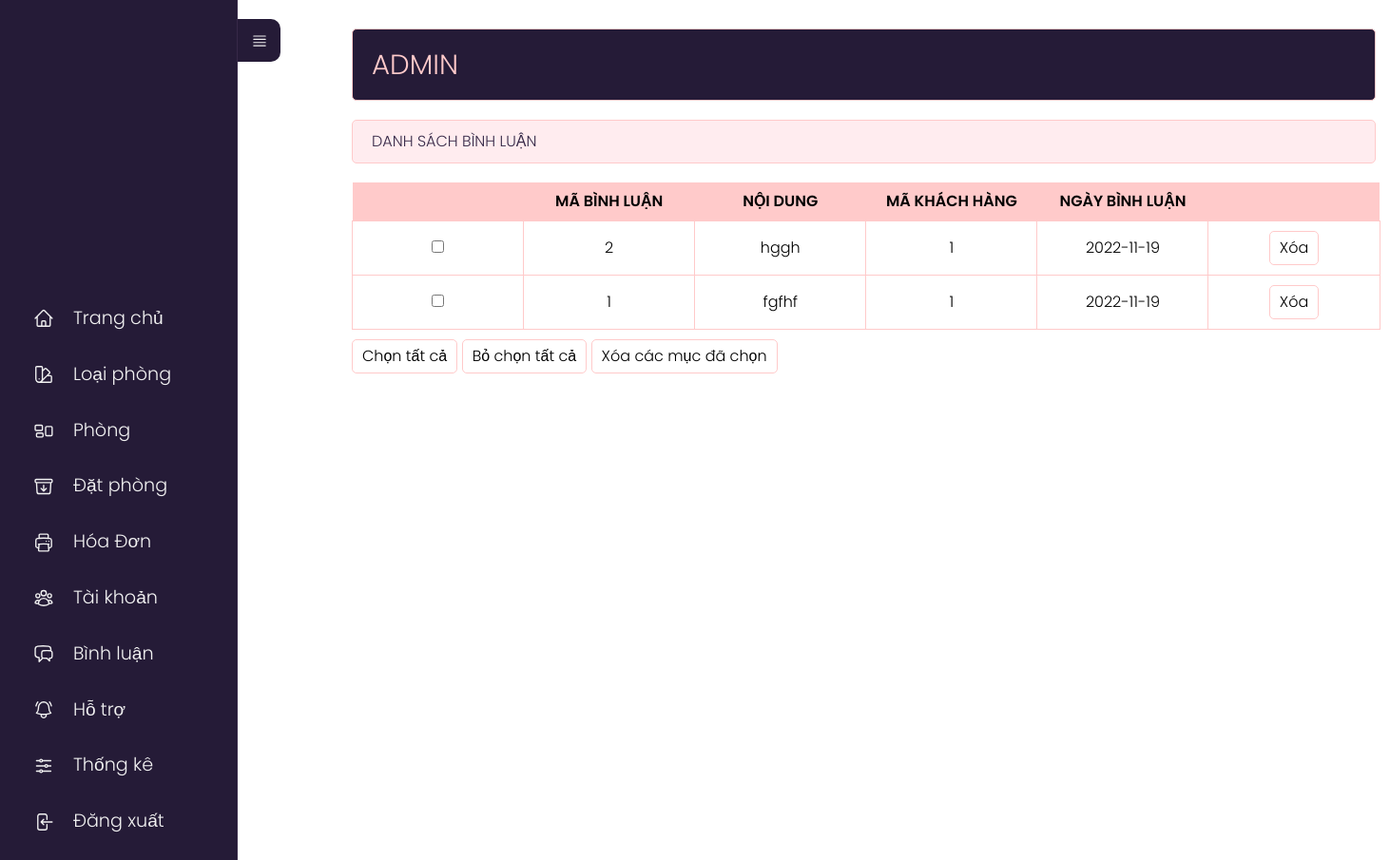
Before: /admin/index.php?act=listbl with the older database file.
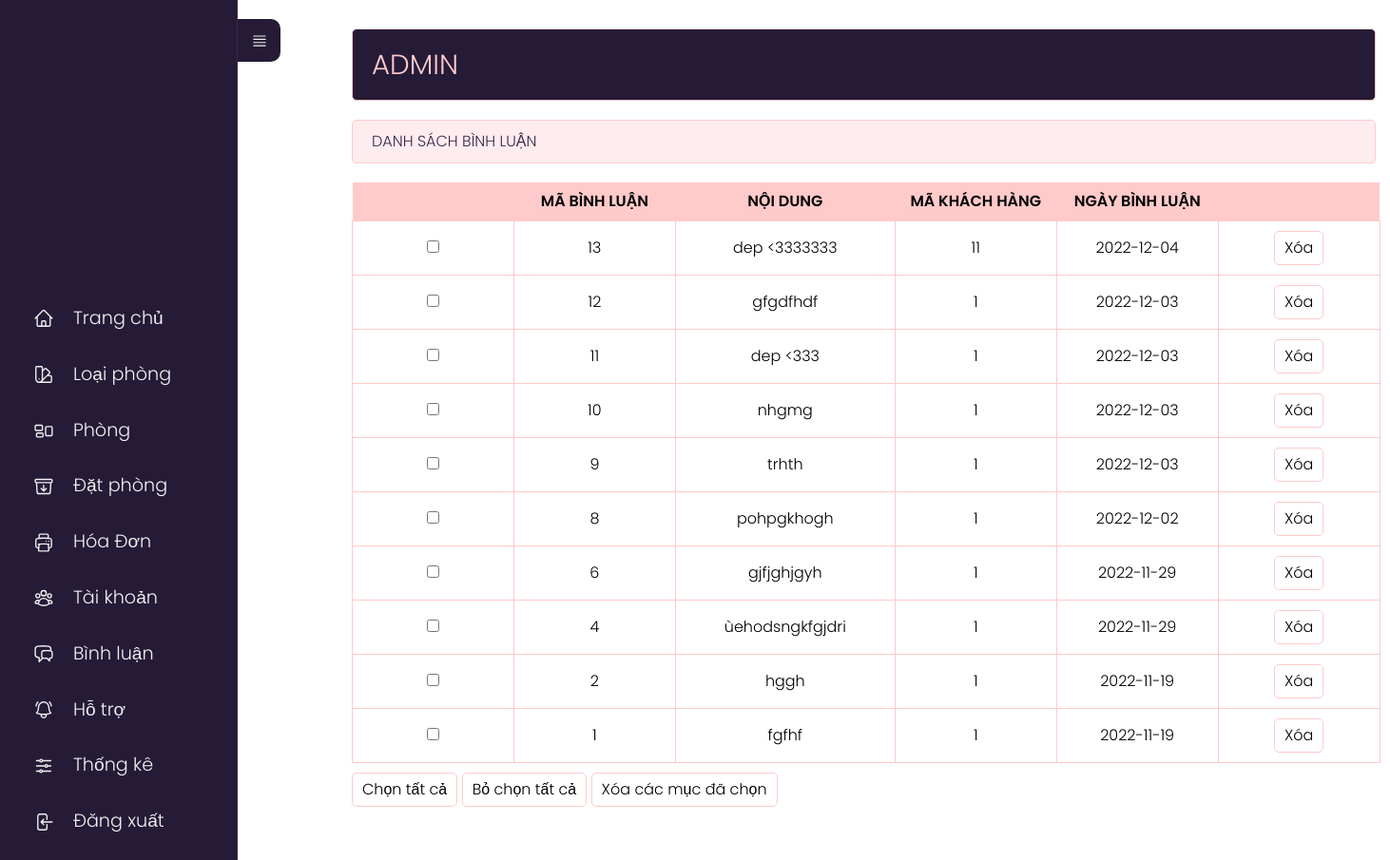
After: the same page with the newer database file.
### tables this page shows
CREATE TABLE `binhluan` (
  `id_comment` int(11) NOT NULL,
  `noidung` text NOT NULL,
  `id_user` int(11) NOT NULL,
  `ngaybinhluan` date NOT NULL,
  `id_phong` int(11) NOT NULL
);

### model/pdo.php (called while the page is built, shortened)
<?php
function pdo_get_connection(){
    $dburl = "mysql:host=localhost;dbname=khachsan;charset=utf8";
    $user = 'root';
    $password = '';
    $conn = new PDO($dburl, $user, $password);
    $conn->setAttribute(PDO::ATTR_ERRMODE, PDO::ERRMODE_EXCEPTION);
    return $conn;
}
function pdo_query($sql){
    $sql_args = array_slice(func_get_args(), 1);
    try{
        $conn = pdo_get_connection();
        $stmt = $conn->prepare($sql);
        $stmt->execute($sql_args);
        $rows = $stmt->fetchAll();
        return $rows;
    }
    catch(PDOException $e){
        throw $e;
    }
    finally{
        unset($conn);
    }
}

### model/binhluan.php (called while the page is built, shortened)
<?php
    function loadall_binhluan(){
        $query="SELECT * FROM binhluan order by id_comment desc";
        $listbl=pdo_query($query);
        return $listbl;
    }
?>

### admin/binhluan/list.php (the view)
<div class="row">
    <div class="row mb headeradmin" style="width:148%;">
        <h1 style="padding: 15px 0;">ADMIN </h1>
    </div>
    <div class="row formtittle" style="width:148%;">
        <h3>DANH SÁCH BÌNH LUẬN</h3>
    </div>
    <div class="row formcontent" style="width:1040px;">
        <form action="" method="post">
            <div class="row mb10 formdshanghoa" style="width:104%">
                <table>
                    <tr>
                        <th></th>
                        <th>MÃ BÌNH LUẬN</th>
                        <th>NỘI DUNG</th>
                        <th>MÃ KHÁCH HÀNG</th>
                        <th>NGÀY BÌNH LUẬN</th>
                        <th style="background-color: #FFCACA;"></th>
                    </tr>
                    <?php foreach ($listbinhluan as $binhluan) {?>
                        <?php extract($binhluan);?>
                        <?php $xoabl = "index.php?act=xoabl&id=" . $id_comment;?>
                        <tr>
                                        <td><input type="checkbox" name="name"></td>
                                        <td><?php echo  $id_comment ?></td>
                                        <td><?php echo   $noidung ?></td>
                                        <td><?php echo   $id_user ?></td>
                                        <td><?php echo   $ngaybinhluan ?></td>
                                        <td>
                                            <a onclick="return confirm('Bạn có thực sự muốn xóa không?');" href="<?php echo $xoabl ?>">
                                                <input type="button" value="Xóa">
                                            </a>
                                        </td>
                                    </tr>
                   <?php } ?>
                </table>
            </div>
            <div class="row mb10">
                <input type="button" id="btn1" value="Chọn tất cả">
                <input type="button" id="btn2" value="Bỏ chọn tất cả">
                <input type="button" value="Xóa các mục đã chọn">
            </div>
        </form>
    </div>
</div>
</div>

Changed rows visible on the page:
added binhluan: id_comment "13", noidung "dep <3333333", id_user "11", ngaybinhluan "2022-12-04"
added binhluan: id_comment "12", noidung "gfgdfhdf", id_user "1", ngaybinhluan "2022-12-03"
added binhluan: id_comment "11", noidung "dep <333", id_user "1", ngaybinhluan "2022-12-03"
added binhluan: id_comment "10", noidung "nhgmg", id_user "1", ngaybinhluan "2022-12-03"
added binhluan: id_comment "9", noidung "trhth", id_user "1", ngaybinhluan "2022-12-03"
added binhluan: id_comment "8", noidung "pohpgkhogh", id_user "1", ngaybinhluan "2022-12-02"
added binhluan: id_comment "6", noidung "gjfjghjgyh", id_user "1", ngaybinhluan "2022-11-29"
added binhluan: id_comment "4", noidung "ùehodsngkfgjdri", id_user "1", ngaybinhluan "2022-11-29"
